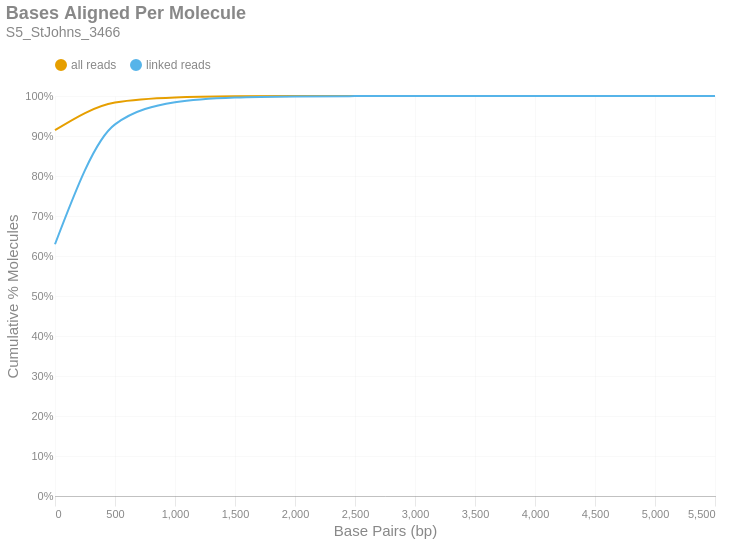

The notebook cell saved with this chart:
### Markdown cell above
### Bases Aligned Per Molecule
This is a cumulative frequency distribution showing the number of base pairs aligned per unique molecule. These data are shown in 500 bp bins. There are two distributions: one with `all reads` (yellow) and another with only `linked reads` (blue). The percent of molecules in the `linked reads` distribution is relative to the total number of linked molecules.

### Code cell
if SKIPLR:
    print_html(f"Skipped")
else:
    binned_df = consolidated_hist(valids['aligned_bp'], mask, 500, True)
    with SafeRender(binned_df):
        (
            density_plot(binned_df, 'Bases Aligned Per Molecule', samplename, 'basesper')
            .encode(
                x=alt.X('bin:Q', title="Base Pairs (bp)").axis(tickMinStep=500).scale(padding=0),
                y=alt.Y('value:Q', title='Cumulative % Molecules')
                    .axis(format='%')
                    .scale(domain = [0,1])
                    .stack(False),
                color=alt.Color("key:N").scale(domain = ["all reads", "linked reads"]),
                tooltip = [
                    alt.Tooltip("key:N", title = "Data Type"),
                    alt.Tooltip("range_label:N", title="Bases Aligned Per Molecule"),
                    alt.Tooltip("value:Q", format = ".2%", title="% Molecules (Cum.)")
                ]
            )
        ).display()

### Figure 1 — Vega-Lite specification as saved in the notebook (floating-point values rounded to 4 significant figures)
{"width": "container", "height": 400, "config": {"title": {"anchor": "start", "dy": -15, "fontSize": 18, "color": "#888888", "subtitleColor": "#888888", "subtitleFontSize": 14}, "arc": {"fill": "#0072B2"}, "axis": {"domainColor": "#888888", "domainWidth": 0.5, "gridWidth": 0.2, "grid": false, "titleFontWeight": 400, "titleFontSize": 15, "labelFontSize": 11, "labelColor": "#888888", "tickColor": "#888888", "tickWidth": 0.2, "titleColor": "#888888"}, "axisBand": {"grid": false}, "axisX": {"grid": true, "tickSize": 10, "domainCap": "round"}, "axisY": {"domain": false, "grid": true, "tickSize": 0, "domainCap": "round"}, "background": "transparent", "header": {"labelFontSize": 15, "labelColor": "#888888", "titleFontSize": 15, "titleFontWeight": 600, "titleColor": "#888888"}, "legend": {"labelFont": "sans-serif", "labelFontSize": 12, "labelColor": "#888888", "symbolSize": 100, "symbolType": "circle", "titleFontSize": 12, "titlePadding": 10, "titleColor": "#888888", "title": null, "orient": "top"}, "range": {"category": ["#E69F00", "#56B4E9", "#009E73", "#F0E442", "#0072B2", "#D55E00", "#CC79A7", "#000000"], "diverging": ["#cfe8f3", "#a2d4ec", "#73bfe2", "#46abdb", "#1696d2", "#12719e"]}, "area": {"fill": "#0072B2", "fillOpacity": 0.7, "line": true, "strokeOpacity": 0.7}, "line": {"color": "#0072B2", "stroke": "#0072B2", "strokeWidth": 2}, "trail": {"color": "#0072B2", "stroke": "#0072B2", "strokeWidth": 0, "size": 1}, "point": {"filled": true, "fillOpacity": 1.0, "size": 95}, "text": {"color": "#888888", "fontSize": 11, "align": "right", "fontWeight": 400, "size": 11}, "bar": {"fill": "#0072B2", "stroke": null}, "view": {"stroke": null, "continuousWidth": 660, "continuousHeight": 400}}, "data": {"name": "data-64002cf6ea339ceffb3eee3429d717e9"}, "mark": {"type": "line", "interpolate": "monotone", "point": {"opacity": 0, "size": 275}}, "encoding": {"color": {"field": "key", "scale": {"domain": ["all reads", "linked reads"]}, "type": "nominal"}, "tooltip": [{"field": "key", "title": "Data Type", "type": "nominal"}, {"field": "range_label", "title": "Bases Aligned Per Molecule", "type": "nominal"}, {"field": "value", "format": ".2%", "title": "% Molecules (Cum.)", "type": "quantitative"}], "x": {"axis": {"tickMinStep": 500}, "field": "bin", "scale": {"padding": 0}, "title": "Base Pairs (bp)", "type": "quantitative"}, "y": {"axis": {"format": "%"}, "field": "value", "scale": {"domain": [0, 1]}, "stack": false, "title": "Cumulative % Molecules", "type": "quantitative"}}, "params": [{"name": "param_c36ac31b6afebe62", "select": {"type": "point", "fields": ["key"]}, "bind": "legend"}], "title": {"text": "Bases Aligned Per Molecule", "subtitle": "S5_StJohns_3466"}, "transform": [{"fold": ["all reads (cumsum)", "linked reads (cumsum)"]}, {"calculate": "replace(datum.key, ' (cumsum)', '')", "as": "key"}, {"filter": {"param": "param_c36ac31b6afebe62"}}], "usermeta": {"embedOptions": {"downloadFileName": "S5_StJohns_3466.basesper"}}, "$schema": "https://vega.github.io/schema/vega-lite/v6.1.0.json", "datasets": {"data-64002cf6ea339ceffb3eee3429d717e9": [{"bin": "0.0", "interval": "0.0-500.0", "all reads": 0.9146, "linked reads": 0.6294, "all reads (cumsum)": 0.9146, "linked reads (cumsum)": 0.6294, "range_label": "0-499"}, {"bin": "500.0", "interval": "500.0-1000.0", "all reads": 0.06914, "linked reads": 0.2996, "all reads (cumsum)": 0.9837, "linked reads (cumsum)": 0.929, "range_label": "500-999"}, {"bin": "1000.0", "interval": "1000.0-1500.0", "all reads": 0.01265, "linked reads": 0.05512, "all reads (cumsum)": 0.9964, "linked reads (cumsum)": 0.9841, "range_label": "1000-1499"}, {"bin": "1500.0", "interval": "1500.0-2000.0", "all reads": 0.002772, "linked reads": 0.01208, "all reads (cumsum)": 0.9991, "linked reads (cumsum)": 0.9962, "range_label": "1500-1999"}, {"bin": "2000.0", "interval": "2000.0-2500.0", "all reads": 0.0006443, "linked reads": 0.002809, "all reads (cumsum)": 0.9998, "linked reads (cumsum)": 0.999, "range_label": "2000-2499"}, {"bin": "2500.0", "interval": "2500.0-3000.0", "all reads": 0.0001558, "linked reads": 0.0006792, "all reads (cumsum)": 0.9999, "linked reads (cumsum)": 0.9997, "range_label": "2500-2999"}, {"bin": "3000.0", "interval": "3000.0-3500.0", "all reads": 4.519e-05, "linked reads": 0.000197, "all reads (cumsum)": 1.0, "linked reads (cumsum)": 0.9999, "range_label": "3000-3499"}, {"bin": "3500.0", "interval": "3500.0-4000.0", "all reads": 1.396e-05, "linked reads": 6.084e-05, "all reads (cumsum)": 1.0, "linked reads (cumsum)": 1.0, "range_label": "3500-3999"}, {"bin": "4000.0", "interval": "4000.0-4500.0", "all reads": 4.536e-06, "linked reads": 1.977e-05, "all reads (cumsum)": 1.0, "linked reads (cumsum)": 1.0, "range_label": "4000-4499"}, {"bin": "4500.0", "interval": "4500.0-5000.0", "all reads": 1.047e-06, "linked reads": 4.563e-06, "all reads (cumsum)": 1.0, "linked reads (cumsum)": 1.0, "range_label": "4500-4999"}, {"bin": "5000.0", "interval": "5000.0-5500.0", "all reads": 5.234e-07, "linked reads": 2.282e-06, "all reads (cumsum)": 1.0, "linked reads (cumsum)": 1.0, "range_label": "5000-5499"}, {"bin": "5500.0", "interval": "5500.0-6000.0", "all reads": 5.234e-07, "linked reads": 2.282e-06, "all reads (cumsum)": 1.0, "linked reads (cumsum)": 1.0, "range_label": "5500-5999"}]}}
